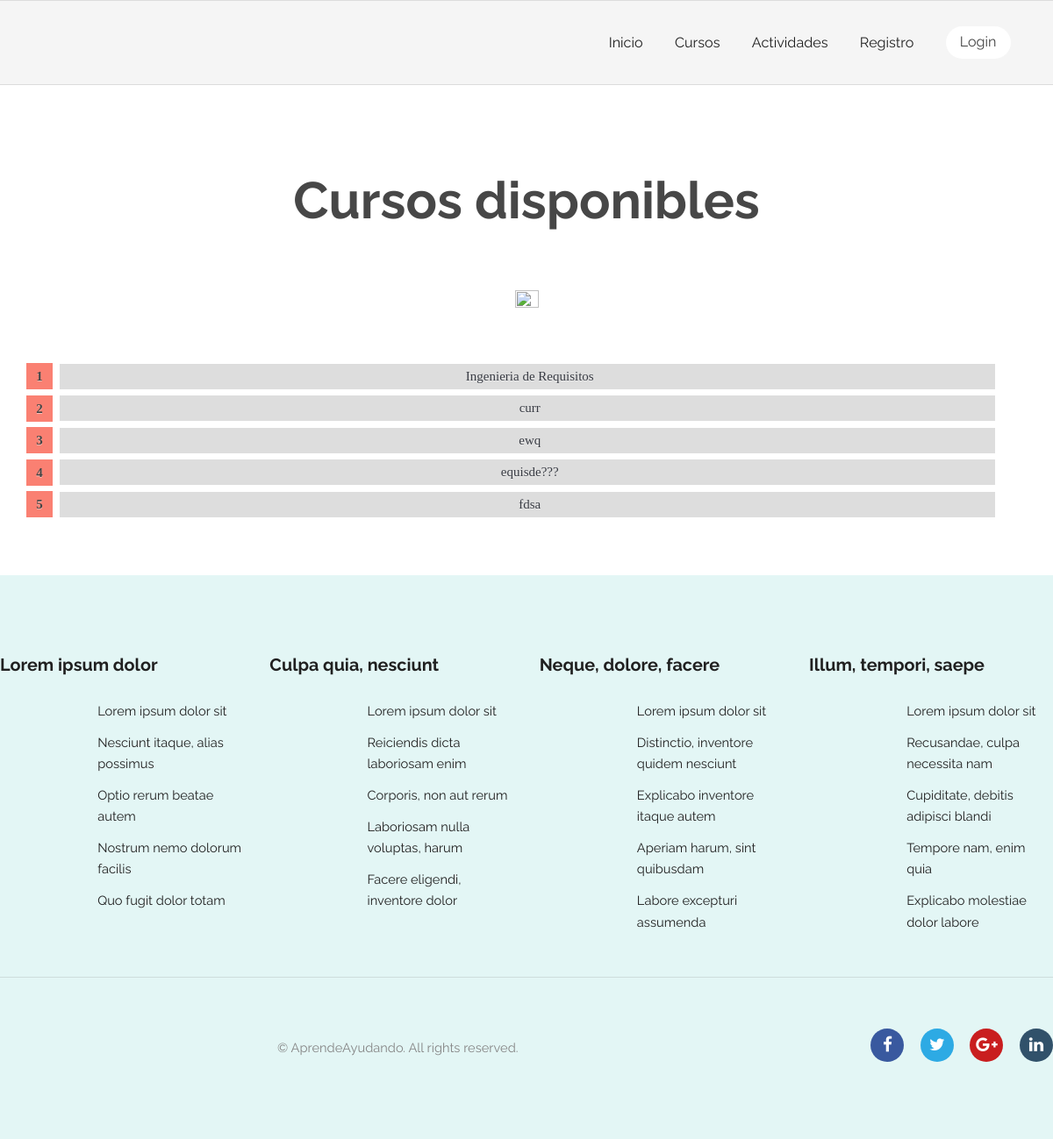
Page /courses/ on the committed database.
### courses/models.py (models this page shows, shortened)
class Course(models.Model):
    title = models.CharField(max_length=200)
    pub_date = models.DateTimeField(verbose_name="date published", auto_now_add=True)
    enrolled_users = models.ManyToManyField(get_user_model(), related_name="courses", blank=True)
    teacher = models.ForeignKey(get_user_model(), null=True, on_delete=models.CASCADE, limit_choices_to={'groups__name':'Profesor'})
    class Meta:
        verbose_name = "Curso"
        verbose_name_plural = "Cursos"

### courses/views.py (the view)
# urls.py: path('', views.index, name='index'), # /activity/
def index(request):
    courseList = Course.objects.order_by('-pub_date')[:5]
    id_courses_list_inscripted = []
    for curso in courseList:
        if request.user in curso.enrolled_users.all() or request.user==curso.teacher:
            id_courses_list_inscripted.extend([curso.id])
    is_teacher = False
    if request.user.has_perm('courses.add_course'):
        is_teacher = True
    context = {
        'courseList': courseList,
        'courses_list_inscripted': id_courses_list_inscripted,
        'is_teacher': is_teacher,
        'filtered_by_enrolled': False
    }
    return render(request, 'courses/index.html', context)

### AprendeAyudando/templates/courses/index.html (shortened to what this page needs)
{% extends "registration/base.html" %}
{% block content %}
<section class="wrapper align-center login">
    {% load static %}
    <link rel="stylesheet" type="text/css" href="{% static 'courses/style.css' %}">
    <div class="container 100%">
        {% if filtered_by_enrolled %}
            <h2>Tus cursos</h2>
        {% else %}
            <h2>Cursos disponibles</h2>
        {% endif %}
        <img src="{% static 'general/images/logoTransparent.png' %}" alt="" style="width:15%;height:15%;border-radius:500px;">
        <br><br><br>
        {% if courseList %}
        <ol id="prettyList" style="width:92%;">
            {% for course in courseList %}
                {% if not course.id in courses_list_inscripted %}
                    <li id="prettyListItem"><a href="{% url 'courses:inscription' course.id %}">{{ course.title }}</a></li>
                {% else %}
                    <li id="prettyListItem"><a href="{% url 'courses:join' course.id %}">{{ course.title }}</a></li>
                {% endif %}
            {% endfor %}
        </ol>
        {% else %}
            <p>Lo sentimos, no hay cursos disponibles.</p>
        {% endif %}
    </div>
</section>
{% endblock %}

### AprendeAyudando/static/general/css/skel.css (style rules this page uses)
html,body,div,span,applet,object,iframe,h1,h2,h3,h4,h5,h6,p,blockquote,pre,a,abbr,acronym,address,big,cite,code,del,dfn,em,img,ins,kbd,q,s,samp,small,strike,strong,sub,sup,tt,var,b,u,i,center,dl,dt,dd,ol,ul,li,fieldset,form,label,legend,table,caption,tbody,tfoot,thead,tr,th,td,article,aside,canvas,details,embed,figure,figcaption,footer,header,hgroup,menu,nav,output,ruby,section,summary,time,mark,audio,video { margin:0;padding:0;border:0;font-size:100%;font:inherit;vertical-align:baseline; }
article,aside,details,figcaption,figure,footer,header,hgroup,menu,nav,section { display:block; }
body { line-height:1; }
ol,ul { list-style:none; }
body { -webkit-text-size-adjust:none }
*, *:before, *:after { -moz-box-sizing: border-box; -webkit-box-sizing: border-box; box-sizing: border-box; }
.container { margin-left: auto; margin-right: auto; width: 1200px; }

### AprendeAyudando/static/general/css/style.css (style rules this page uses)
body { background: #fff; }
body, input, select, textarea { color: #444; font-family: "Raleway", Helvetica, sans-serif; font-size: 13pt; font-weight: 400; line-height: 1.65em; }
a { color: #383b43; text-decoration: none; }
h1, h2, h3, h4, h5, h6 { color: #474747; font-weight: 700; line-height: 1em; margin: 0 0 1em 0; }
h2 { font-size: 1.75em; line-height: 1.5em; }
.align-center { text-align: center; }
ol { list-style: decimal; margin: 0 0 2em 0; padding-left: 1.25em; }
ol li { padding-left: 0.25em; }
.login { padding-bottom: 10em; }
.login h2 { font-size: 4em; }
.wrapper { padding: 6em 0em 4em; }

### AprendeAyudando/static/general/css/style-xlarge.css (style rules this page uses)
body, input, select, textarea { font-size: 11pt; }

### AprendeAyudando/static/courses/style.css (style rules this page uses)
#prettyList { counter-reset: prettyListItem; list-style: none; *list-style: decimal; font: 15px 'trebuchet MS', 'lucida sans'; padding: 0; margin-bottom: 4em; text-shadow: 0 1px 0 rgba(255,255,255,.5); }
#prettyList { margin: 0 0 0 2em; }
#prettyListItem { position: relative; display: block; padding: .4em .4em .4em .8em; *padding: .4em; margin: .5em 0 .5em 2.5em; background: #ddd; color: #444; text-decoration: none; transition: all .3s ease-out; }
#prettyListItem:before { content: counter(prettyListItem); counter-increment: prettyListItem; position: absolute; left: -2.5em; top: 50%; margin-top: -1em; background: #fa8072; height: 2em; width: 2em; line-height: 2em; text-align: center; font-weight: bold; }
#prettyListItem:after { position: absolute; content: ''; border: .5em solid transparent; left: -1em; top: 50%; margin-top: -.5em; transition: all .3s ease-out; }

### rows in the picture
Course: title "Ingenieria de Requisitos"
Course: title "curr"
Course: title "ewq"
Course: title "equisde???"
Course: title "fdsa"
